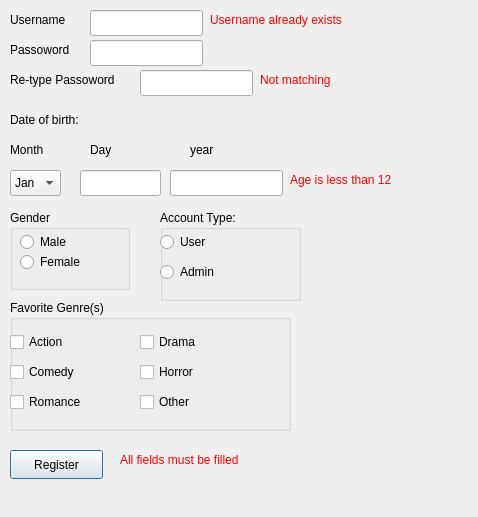
<?xml version="1.0" encoding="UTF-8"?>
<ui version="4.0">
 <class>RegisterWindow</class>
 <widget class="QDialog" name="RegisterWindow">
  <property name="geometry">
   <rect>
    <x>0</x>
    <y>0</y>
    <width>478</width>
    <height>517</height>
   </rect>
  </property>
  <property name="windowTitle">
   <string>Dialog</string>
  </property>
  <widget class="QLabel" name="label">
   <property name="geometry">
    <rect>
     <x>10</x>
     <y>10</y>
     <width>91</width>
     <height>20</height>
    </rect>
   </property>
   <property name="text">
    <string>Username</string>
   </property>
  </widget>
  <widget class="QLabel" name="label_2">
   <property name="geometry">
    <rect>
     <x>10</x>
     <y>40</y>
     <width>81</width>
     <height>20</height>
    </rect>
   </property>
   <property name="text">
    <string>Passoword</string>
   </property>
  </widget>
  <widget class="QLabel" name="label_3">
   <property name="geometry">
    <rect>
     <x>10</x>
     <y>70</y>
     <width>131</width>
     <height>20</height>
    </rect>
   </property>
   <property name="text">
    <string>Re-type Passoword</string>
   </property>
  </widget>
  <widget class="QLineEdit" name="usernamelineedit">
   <property name="geometry">
    <rect>
     <x>90</x>
     <y>10</y>
     <width>113</width>
     <height>26</height>
    </rect>
   </property>
  </widget>
  <widget class="QLineEdit" name="passowordlineedit">
   <property name="geometry">
    <rect>
     <x>90</x>
     <y>40</y>
     <width>113</width>
     <height>26</height>
    </rect>
   </property>
   <property name="echoMode">
    <enum>QLineEdit::Password</enum>
   </property>
  </widget>
  <widget class="QLineEdit" name="retypelineeidt">
   <property name="geometry">
    <rect>
     <x>140</x>
     <y>70</y>
     <width>113</width>
     <height>26</height>
    </rect>
   </property>
   <property name="echoMode">
    <enum>QLineEdit::Password</enum>
   </property>
  </widget>
  <widget class="QLabel" name="DateOFBirthlineedit">
   <property name="geometry">
    <rect>
     <x>10</x>
     <y>110</y>
     <width>111</width>
     <height>20</height>
    </rect>
   </property>
   <property name="text">
    <string>Date of birth:</string>
   </property>
  </widget>
  <widget class="QLabel" name="Monthlabel">
   <property name="geometry">
    <rect>
     <x>10</x>
     <y>140</y>
     <width>63</width>
     <height>20</height>
    </rect>
   </property>
   <property name="text">
    <string>Month</string>
   </property>
  </widget>
  <widget class="QLabel" name="daylabel">
   <property name="geometry">
    <rect>
     <x>90</x>
     <y>140</y>
     <width>63</width>
     <height>20</height>
    </rect>
   </property>
   <property name="text">
    <string>Day</string>
   </property>
  </widget>
  <widget class="QLabel" name="yearlabel">
   <property name="geometry">
    <rect>
     <x>190</x>
     <y>140</y>
     <width>63</width>
     <height>20</height>
    </rect>
   </property>
   <property name="text">
    <string>year</string>
   </property>
  </widget>
  <widget class="QComboBox" name="Monthcombobox">
   <property name="geometry">
    <rect>
     <x>10</x>
     <y>170</y>
     <width>51</width>
     <height>26</height>
    </rect>
   </property>
   <item>
    <property name="text">
     <string>Jan</string>
    </property>
   </item>
   <item>
    <property name="text">
     <string>Feb</string>
    </property>
   </item>
   <item>
    <property name="text">
     <string>Mar</string>
    </property>
   </item>
   <item>
    <property name="text">
     <string>May</string>
    </property>
   </item>
   <item>
    <property name="text">
     <string>Jun</string>
    </property>
   </item>
   <item>
    <property name="text">
     <string>Jul</string>
    </property>
   </item>
   <item>
    <property name="text">
     <string>Aug</string>
    </property>
   </item>
   <item>
    <property name="text">
     <string>Sep</string>
    </property>
   </item>
   <item>
    <property name="text">
     <string>Oct</string>
    </property>
   </item>
   <item>
    <property name="text">
     <string>Nov</string>
    </property>
   </item>
   <item>
    <property name="text">
     <string>Dec</string>
    </property>
   </item>
  </widget>
  <widget class="QLineEdit" name="daylineedit">
   <property name="geometry">
    <rect>
     <x>80</x>
     <y>170</y>
     <width>81</width>
     <height>26</height>
    </rect>
   </property>
  </widget>
  <widget class="QLineEdit" name="yearlineedit">
   <property name="geometry">
    <rect>
     <x>170</x>
     <y>170</y>
     <width>113</width>
     <height>26</height>
    </rect>
   </property>
  </widget>
  <widget class="QLabel" name="Usernameerror">
   <property name="geometry">
    <rect>
     <x>210</x>
     <y>10</y>
     <width>171</width>
     <height>20</height>
    </rect>
   </property>
   <property name="text">
    <string>&lt;html&gt;&lt;head/&gt;&lt;body&gt;&lt;p&gt;&lt;span style=&quot; color:#ff0000;&quot;&gt;Username already exists&lt;/span&gt;&lt;/p&gt;&lt;/body&gt;&lt;/html&gt;</string>
   </property>
  </widget>
  <widget class="QLabel" name="NotMatchingError">
   <property name="geometry">
    <rect>
     <x>260</x>
     <y>70</y>
     <width>101</width>
     <height>20</height>
    </rect>
   </property>
   <property name="text">
    <string>&lt;html&gt;&lt;head/&gt;&lt;body&gt;&lt;p&gt;&lt;span style=&quot; color:#ff0000;&quot;&gt;Not matching&lt;/span&gt;&lt;/p&gt;&lt;/body&gt;&lt;/html&gt;</string>
   </property>
  </widget>
  <widget class="QLabel" name="ageError">
   <property name="geometry">
    <rect>
     <x>290</x>
     <y>170</y>
     <width>131</width>
     <height>20</height>
    </rect>
   </property>
   <property name="text">
    <string>&lt;html&gt;&lt;head/&gt;&lt;body&gt;&lt;p&gt;&lt;span style=&quot; color:#ff0000;&quot;&gt;Age is less than 12&lt;/span&gt;&lt;/p&gt;&lt;/body&gt;&lt;/html&gt;</string>
   </property>
  </widget>
  <widget class="QGroupBox" name="gendergroupbox">
   <property name="geometry">
    <rect>
     <x>10</x>
     <y>210</y>
     <width>120</width>
     <height>80</height>
    </rect>
   </property>
   <property name="title">
    <string>Gender</string>
   </property>
   <widget class="QRadioButton" name="maleradiobutton">
    <property name="geometry">
     <rect>
      <x>10</x>
      <y>20</y>
      <width>110</width>
      <height>24</height>
     </rect>
    </property>
    <property name="text">
     <string>Male</string>
    </property>
   </widget>
   <widget class="QRadioButton" name="femaleradiobutton">
    <property name="geometry">
     <rect>
      <x>10</x>
      <y>40</y>
      <width>110</width>
      <height>24</height>
     </rect>
    </property>
    <property name="text">
     <string>Female</string>
    </property>
   </widget>
  </widget>
  <widget class="QGroupBox" name="AccountTypeGroupBox">
   <property name="geometry">
    <rect>
     <x>160</x>
     <y>210</y>
     <width>141</width>
     <height>91</height>
    </rect>
   </property>
   <property name="title">
    <string>Account Type:</string>
   </property>
   <widget class="QRadioButton" name="UserRadioButton">
    <property name="geometry">
     <rect>
      <x>0</x>
      <y>20</y>
      <width>110</width>
      <height>24</height>
     </rect>
    </property>
    <property name="text">
     <string>User</string>
    </property>
   </widget>
   <widget class="QRadioButton" name="AdminRadioButton">
    <property name="geometry">
     <rect>
      <x>0</x>
      <y>50</y>
      <width>110</width>
      <height>24</height>
     </rect>
    </property>
    <property name="text">
     <string>Admin</string>
    </property>
   </widget>
  </widget>
  <widget class="QGroupBox" name="FaviroteGenresGroupbox">
   <property name="geometry">
    <rect>
     <x>10</x>
     <y>300</y>
     <width>281</width>
     <height>131</height>
    </rect>
   </property>
   <property name="title">
    <string>Favorite Genre(s)</string>
   </property>
   <widget class="QCheckBox" name="ActioncheckBox">
    <property name="geometry">
     <rect>
      <x>0</x>
      <y>30</y>
      <width>91</width>
      <height>24</height>
     </rect>
    </property>
    <property name="text">
     <string>Action</string>
    </property>
   </widget>
   <widget class="QCheckBox" name="Comdeycheckbox">
    <property name="geometry">
     <rect>
      <x>0</x>
      <y>60</y>
      <width>91</width>
      <height>24</height>
     </rect>
    </property>
    <property name="text">
     <string>Comedy</string>
    </property>
   </widget>
   <widget class="QCheckBox" name="Romancecheckbox">
    <property name="geometry">
     <rect>
      <x>0</x>
      <y>90</y>
      <width>91</width>
      <height>24</height>
     </rect>
    </property>
    <property name="text">
     <string>Romance</string>
    </property>
   </widget>
   <widget class="QCheckBox" name="Dramacheckbox">
    <property name="geometry">
     <rect>
      <x>130</x>
      <y>30</y>
      <width>91</width>
      <height>24</height>
     </rect>
    </property>
    <property name="text">
     <string>Drama</string>
    </property>
   </widget>
   <widget class="QCheckBox" name="Horrorcheckbox">
    <property name="geometry">
     <rect>
      <x>130</x>
      <y>60</y>
      <width>91</width>
      <height>24</height>
     </rect>
    </property>
    <property name="text">
     <string>Horror</string>
    </property>
   </widget>
   <widget class="QCheckBox" name="othercheckbox">
    <property name="geometry">
     <rect>
      <x>130</x>
      <y>90</y>
      <width>91</width>
      <height>24</height>
     </rect>
    </property>
    <property name="text">
     <string>Other</string>
    </property>
   </widget>
  </widget>
  <widget class="QPushButton" name="registerbutton">
   <property name="geometry">
    <rect>
     <x>10</x>
     <y>450</y>
     <width>93</width>
     <height>29</height>
    </rect>
   </property>
   <property name="text">
    <string>Register</string>
   </property>
  </widget>
  <widget class="QLabel" name="registererrorlabel">
   <property name="geometry">
    <rect>
     <x>120</x>
     <y>450</y>
     <width>181</width>
     <height>20</height>
    </rect>
   </property>
   <property name="text">
    <string>&lt;html&gt;&lt;head/&gt;&lt;body&gt;&lt;p&gt;&lt;span style=&quot; color:#ff0000;&quot;&gt;All fields must be filled&lt;/span&gt;&lt;/p&gt;&lt;/body&gt;&lt;/html&gt;</string>
   </property>
  </widget>
 </widget>
 <resources/>
 <connections/>
</ui>
